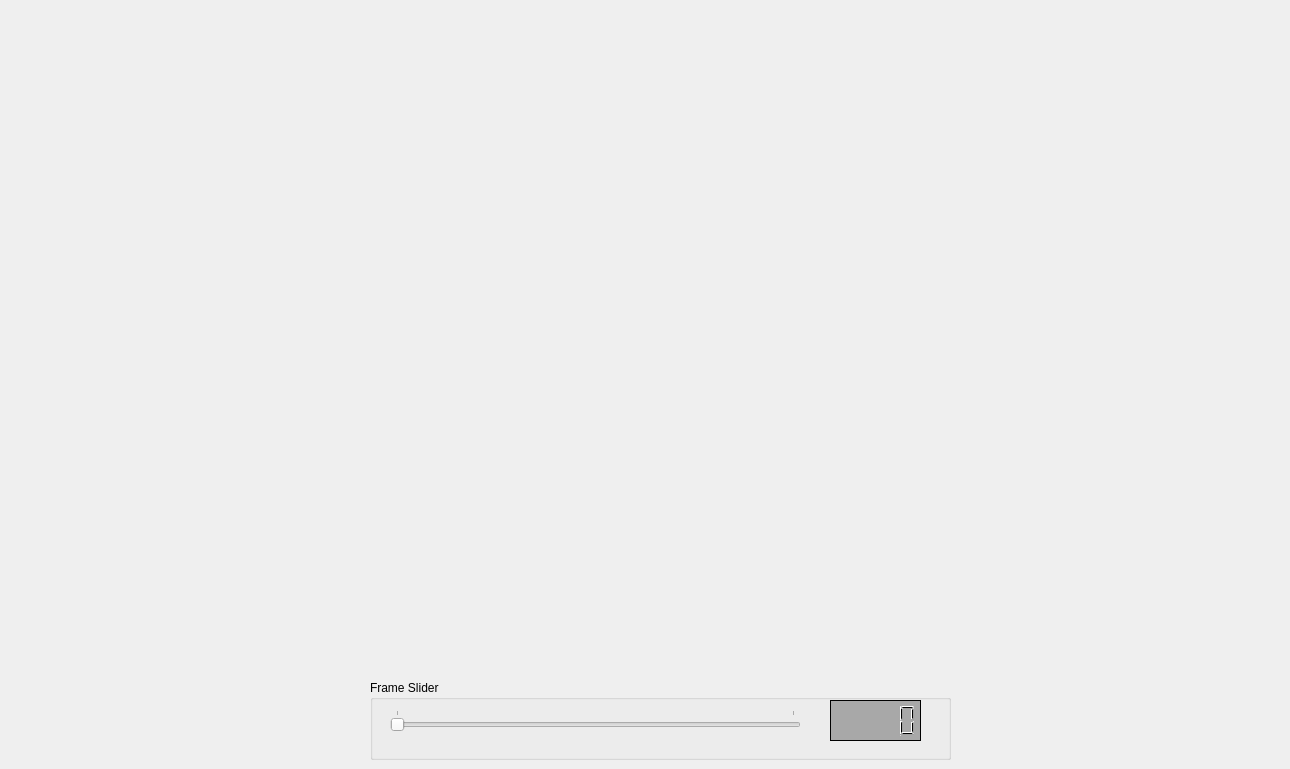
      <widget class="QWidget" name="page_6">
       <widget class="MplWidget" name="mpl" native="true">
        <property name="geometry">
         <rect>
          <x>10</x>
          <y>50</y>
          <width>1271</width>
          <height>621</height>
         </rect>
        </property>
        <property name="cursor">
         <cursorShape>CrossCursor</cursorShape>
        </property>
       </widget>
       <widget class="QGroupBox" name="frame_slider">
        <property name="geometry">
         <rect>
          <x>370</x>
          <y>680</y>
          <width>581</width>
          <height>80</height>
         </rect>
        </property>
        <property name="title">
         <string>Frame Slider</string>
        </property>
        <widget class="QSlider" name="slider_frame">
         <property name="geometry">
          <rect>
           <x>20</x>
           <y>30</y>
           <width>411</width>
           <height>22</height>
          </rect>
         </property>
         <property name="orientation">
          <enum>Qt::Horizontal</enum>
         </property>
         <property name="tickPosition">
          <enum>QSlider::TicksAbove</enum>
         </property>
         <property name="tickInterval">
          <number>100</number>
         </property>
        </widget>
        <widget class="QLCDNumber" name="lcd">
         <property name="geometry">
          <rect>
           <x>460</x>
           <y>20</y>
           <width>91</width>
           <height>41</height>
          </rect>
         </property>
         <property name="styleSheet">
          <string notr="true">background-color: rgba(149, 149, 149, 200);
color: rgb(0, 0, 0);</string>
         </property>
         <property name="frameShadow">
          <enum>QFrame::Plain</enum>
         </property>
         <property name="smallDecimalPoint">
          <bool>false</bool>
         </property>
        </widget>
       </widget>
      </widget>
